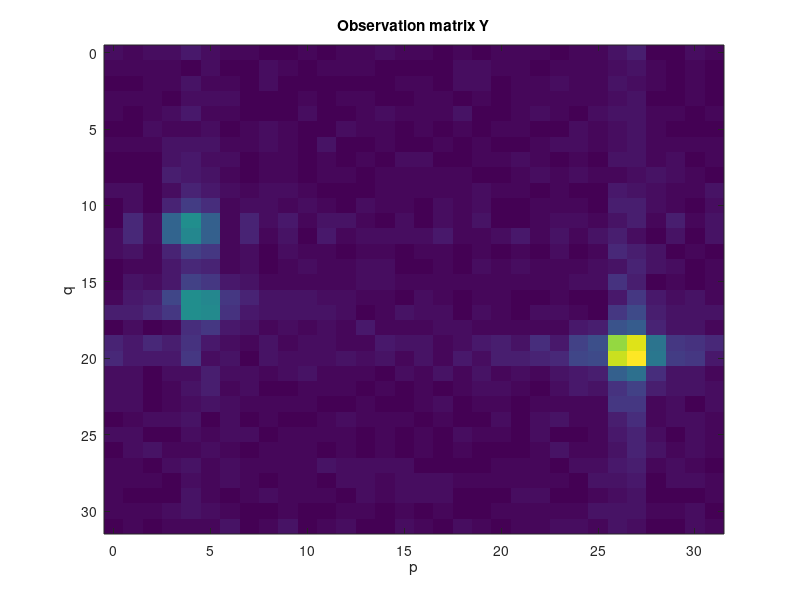

Write MATLAB code to recreate this figure. (Note: this script raises an error after producing the figure.)
% Script to generate one channel matrix and estimate its parameters using TSDCE

%% Channel parameters

L  = 3;                        % number of paths 
nt = 16;                       % number of transmit antennas  
nr = 16;                       % mumber of receive antennas   
SNR = 10;                      % SNR value [dB]

%% Initialize Method

% Codebook initialization for TSDCE
P = 32;                        % Number of quantized angles in transmission
Q = 32;                        % Number of quantized angles in reception

% steering vector function
ev = @(nt,angle) (1/sqrt(nt))*exp(-1i*pi*cos(angle)*(0:nt-1)');

% P beamforming vectors covering the range [0,pi];
cosp = -(1/pi)*angle(exp(-1i*(2*pi/P)*(0:P-1))); 
phi_p = acos(cosp);
F = zeros(nt,P);               % Beamforming weight vector
for p = 1:P
    F(:,p) = ev(nt,phi_p(p));
end

% Q beamforming vectors covering the range [0,pi];
cosq = (1/pi)*angle(exp(-1i*(2*pi/Q)*(0:Q-1)));
psi_q = acos(cosq);
W = zeros(nr,Q);               % Combiner weight vector 
for q = 1:Q
    W(:,q) = ev(nr,psi_q(q));   
end

K = 2;                         % Refinement parameter

%% Generate observation

rho = 1;                       % Transmit power
varn = rho*10^(-SNR/10);       % Noise variance 
Sigma_n = (varn)*eye(Q);       % Noise covariance matrix at the receiver

% Alpha coefficient
alpha_l = sqrt(1/L)*sqrt(1/2)*randn(L,1) + 1i*sqrt(1/L)*sqrt(1/2)*randn(L,1);
% AoD (Angle of Departure) for each path
phi_l = pi*rand(L,1);
% AoA (Angle of Arrival) for each path
psi_l = pi*rand(L,1);
% angle_vector
angle_v = [phi_l; psi_l];

% Note:
% Structure of angle_v is:
% [phi_1; phi_2; ...; phi_L; psi_1; psi_2; ...; psi_L]
% Structure of alpha_l is:
% [alpha_1; alpha_2; ...; alpha_L]

% Generate channel 
 Hl = zeros(nr,nt,L);
 for l = 1:L
     Hl(:,:,l) = alpha_l(l)*ev(nr,angle_v(l+L))*ev(nt,angle_v(l))';
 end
 Hl = sqrt(nt*nr)*Hl;
 H  = sum(Hl,3);
 
 % Generate noise
 N = (1/sqrt(2))*(mvnrnd(zeros(Q,P),Sigma_n) + 1i*mvnrnd(zeros(Q,P),Sigma_n));
 
 % Noiseless measurement
 G = sqrt(rho)*W'*H*F;
 
 % Noisy measurement
 Y = G + N;
 figure(1)
 imagesc(0:P-1,0:Q-1,abs(Y))
 xlabel('p')
 ylabel('q')
 title('Observation matrix Y')
  
 %================================
 % Call TSDCE method
 %================================
 
 [angles, alphas, Hl_est] = runtsdce(Y,nt,nr,L,K,rho);

 H_est = sum(Hl_est,3);
  
 % Performance metric: Normalized squared error
 NSE = (norm(H_est-H,'fro')/norm(H,'fro'))^2
                
 
